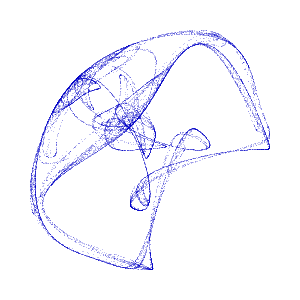
Frame 1 (no input)
Frame 60 (the mouse pressed at the canvas centre just before this capture): identical to frame 1, image omitted
Frame 120 (the mouse held since frame 60 and released just before this capture): identical to frame 1, image omitted

The Processing sketch that drew this single still picture (run headless with seeded random() and noise(); from frame 60 on, the mouse is pressed at the canvas centre):

// Processing sketch: strange_harmonograph
// ── strange_harmonograph.pde
/*

 Processing adaptation of '200823' by Sayama (22nd August, 2020)
 https://openprocessing.org/sketch/948311
 CreativeCommons Attribution NonCommercial ShareAlike
 
 Ricardo Sacadura (November, 2023)
 
 **/


float __a = 1.2; //min:0 max:4
float __b = 1.924; //min:0 max:4
float __c = 1.226; //min:0 max:4
float __d = 1.832; //min:0 max:4
float scale;

float __scaleFactor = 0.8; //min:0.5 max:3
float __numPoints = 20000; //min:10000 max:40000

void setup() {
  size(300, 300);
  //background(200);
  scale = min(width, height) / 4 * 0.8;


  background(255);
  strokeWeight(1);
  stroke(0, 0, 200, random(50, 100));
  __a += pow(-1, int(frameCount / 400)) * 0.01;
  __b += pow(-1, int(frameCount / 300)) * 0.001;
  __c += pow(-1, int(frameCount / 600)) * 0.002;
  __d += pow(-1, int(frameCount / 400)) * 0.001;

  float x = 0;
  float y = 0;

  for (int i = 0; i < __numPoints; i++) {
    float nx = sin(__a * y) - cos(__b * x);
    float ny = sin(__c * x) - cos(__d * y);
    point(width/2 + nx * scale, height/2 + ny * scale);
    x = nx;
    y = ny;
  }
}

void draw() {

}
